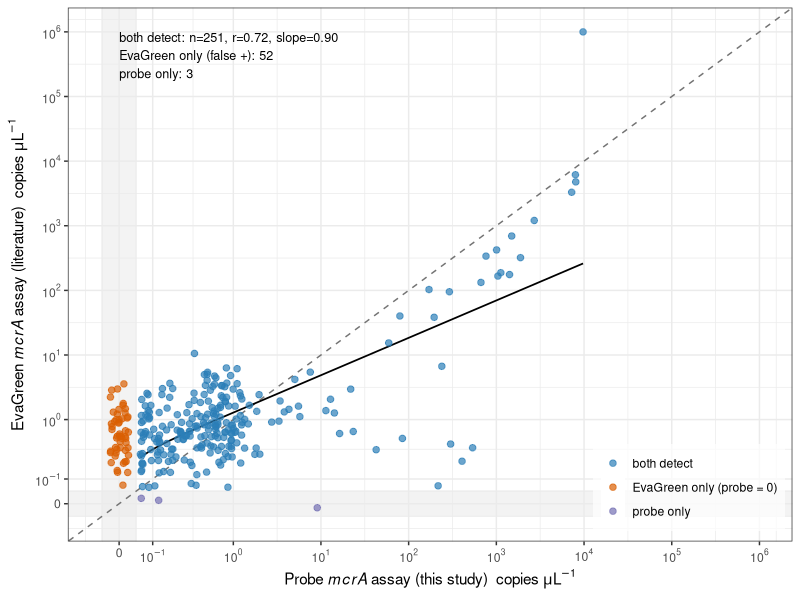
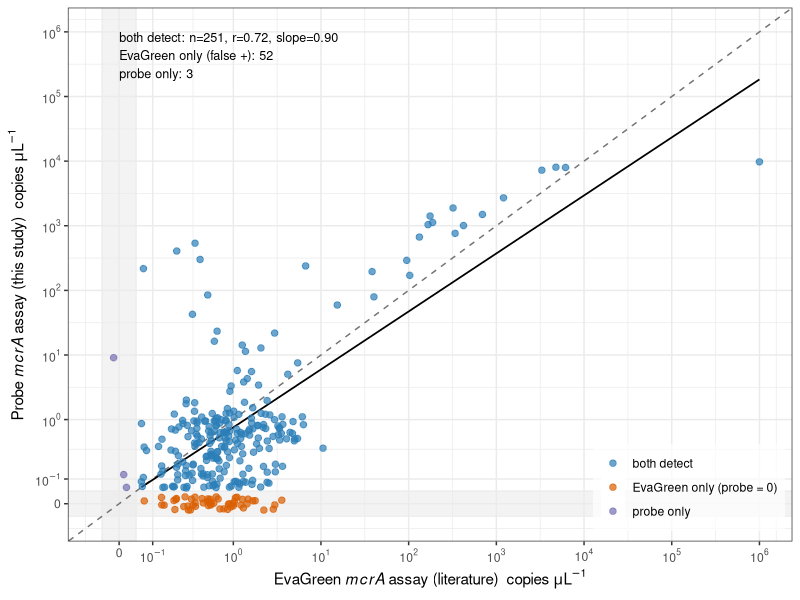

Write the R code that produced these figures, in order.
#!/usr/bin/env Rscript
# ==============================================================================
# rev_figS19_mcra-probe-validation.R  (SI)
# Validate the probe-based mcrA ddPCR assay against the original EvaGreen/ML assay
# on the same wood samples. Pseudo-log axes so non-detects sit at true 0 and low
# detections rise continuously (no artificial gap). EvaGreen calls many positives
# the specific probe scores zero (its false-positive signature; Arnold et al. 2024),
# while agreeing quantitatively where both detect. Compared on copies/uL (direct
# measurement). Writes BOTH axis orientations for choosing; the canonical
# figS19_mcra_probe_validation.png = probe-on-x (trusted-assay-as-reference).
# ==============================================================================
suppressMessages({library(ggplot2); library(scales)}); options(warn=-1, stringsAsFactors=FALSE)
dd <- read.csv("data/compiled/ddpcr_gene_abundances.csv")
dd$conc <- suppressWarnings(as.numeric(dd$concentration_copies_per_uL))   # copies/uL (direct)
AT <- "loose"
a <- dd[dd$target_gene=="mcra"       & dd$analysis_type==AT, c("sample_id","conc")]
b <- dd[dd$target_gene=="mcra_probe" & dd$analysis_type==AT & dd$material=="Wood", c("sample_id","conc")]
names(a)<-c("sample_id","eg"); names(b)<-c("sample_id","pr")
m <- merge(a,b,by="sample_id"); m <- m[is.finite(m$eg)&is.finite(m$pr),]
m$cat <- with(m, ifelse(eg>0 & pr>0, "both detect",
                 ifelse(eg>0 & pr==0, "EvaGreen only (probe = 0)",
                 ifelse(eg==0 & pr>0, "probe only", "both = 0"))))
sig <- 0.05; pslog <- pseudo_log_trans(sigma=sig, base=10)
set.seed(1); zj <- function(n) runif(n, -sig*0.5, sig*0.5)
m$egp <- ifelse(m$eg==0, zj(nrow(m)), m$eg); m$prp <- ifelse(m$pr==0, zj(nrow(m)), m$pr)
topmax <- max(c(m$eg, m$pr))
pos <- m[m$eg>0 & m$pr>0, ]
lab <- sprintf("both detect: n=%d, r=%.2f, slope=%.2f\nEvaGreen only (false +): %d\nprobe only: %d",
               nrow(pos), cor(log10(pos$eg),log10(pos$pr)), coef(lm(log10(pr)~log10(eg),data=pos))[2],
               sum(m$cat=="EvaGreen only (probe = 0)"), sum(m$cat=="probe only"))
cols <- c("both detect"="#2c7fb8","EvaGreen only (probe = 0)"="#d95f02",
          "probe only"="#7570b3","both = 0"="grey55")
brk <- c(0,0.1,1,10,100,1e3,1e4,1e5,1e6)
lbl <- c("0",expression(10^-1),expression(10^0),expression(10^1),expression(10^2),
         expression(10^3),expression(10^4),expression(10^5),expression(10^6))
eglab <- expression(EvaGreen~italic(mcrA)~assay~"(literature)"~~copies~mu*L^{-1})
prlab <- expression(Probe~italic(mcrA)~assay~"(this study)"~~copies~mu*L^{-1})

build <- function(xp, yp, xr, yr, xlab, ylab, out){
  px<-pos[[xr]]; py<-pos[[yr]]; cf<-coef(lm(log10(py)~log10(px)))
  fx<-10^seq(log10(min(px)),log10(max(px)),length=100); fit<-data.frame(x=fx, y=10^(cf[1]+cf[2]*log10(fx)))
  p <- ggplot(m, aes(.data[[xp]], .data[[yp]], colour=cat)) +
    annotate("rect", xmin=-sig, xmax=sig, ymin=-Inf, ymax=Inf, fill="grey92", alpha=.6) +
    annotate("rect", ymin=-sig, ymax=sig, xmin=-Inf, xmax=Inf, fill="grey92", alpha=.6) +
    geom_abline(slope=1, intercept=0, linetype=2, colour="grey45") +
    geom_line(data=fit, aes(x,y), colour="black", linewidth=.6, inherit.aes=FALSE) +
    geom_point(alpha=.7, size=1.9) +
    scale_x_continuous(trans=pslog, breaks=brk, labels=lbl, limits=c(-sig,topmax)) +
    scale_y_continuous(trans=pslog, breaks=brk, labels=lbl, limits=c(-sig,topmax)) +
    scale_colour_manual(values=cols, name=NULL) +
    annotate("text", x=0, y=topmax, label=lab, hjust=0, vjust=1, size=3.2) +
    labs(x=xlab, y=ylab) +
    theme_bw(base_size=11) + theme(legend.position=c(.99,.02), legend.justification=c(1,0),
                                   legend.background=element_rect(fill=alpha("white",.7), colour=NA))
  ggsave(out, p, width=7.4, height=6.3, dpi=300); out
}
build("prp","egp","pr","eg", prlab, eglab, "outputs/revision/figS19_mcra_probe-x.png")      # probe on X
build("egp","prp","eg","pr", eglab, prlab, "outputs/revision/figS19_mcra_evagreen-x.png")   # EvaGreen on X (chosen)
# canonical = EvaGreen-on-x: false positives form a band pinned to 0 on OUR probe measure
file.copy("outputs/revision/figS19_mcra_evagreen-x.png", "outputs/revision/figS19_mcra_probe_validation.png", overwrite=TRUE)
cat("wrote figS19_mcra_{probe-x,evagreen-x}.png (canonical = EvaGreen-x)\n")
